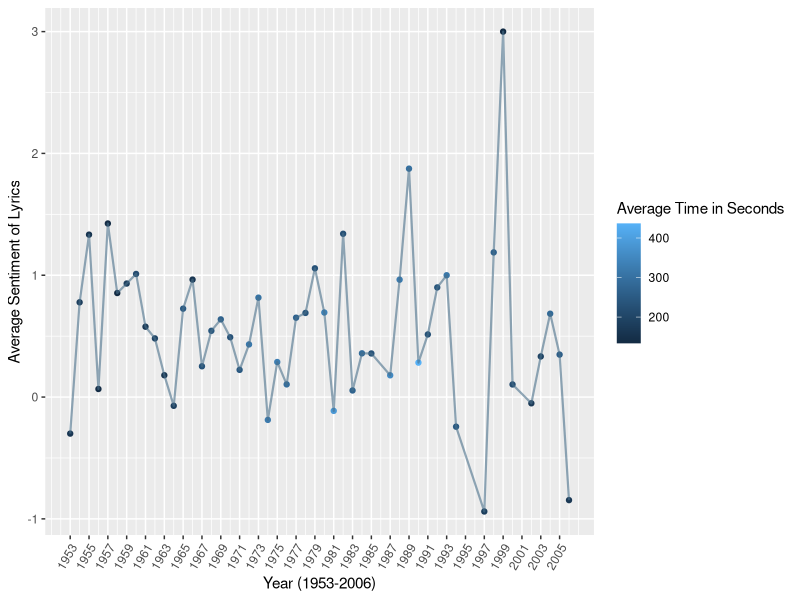
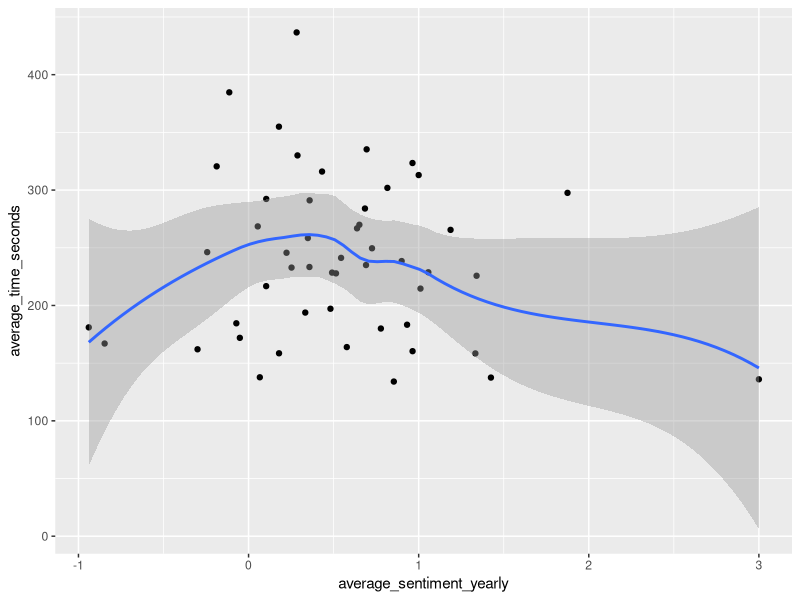
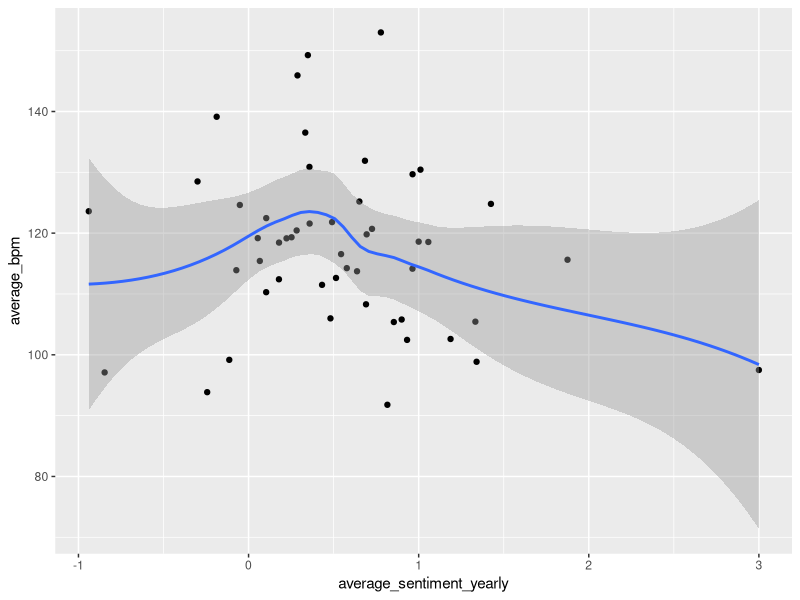
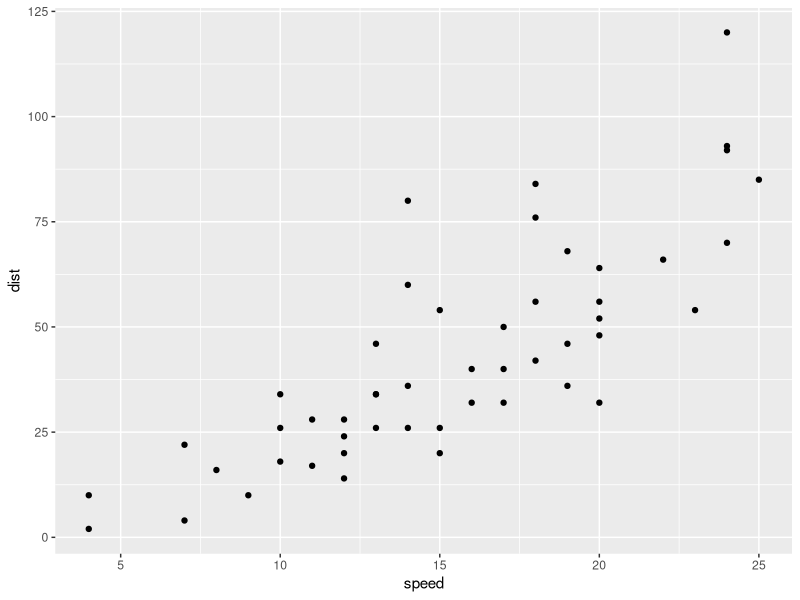
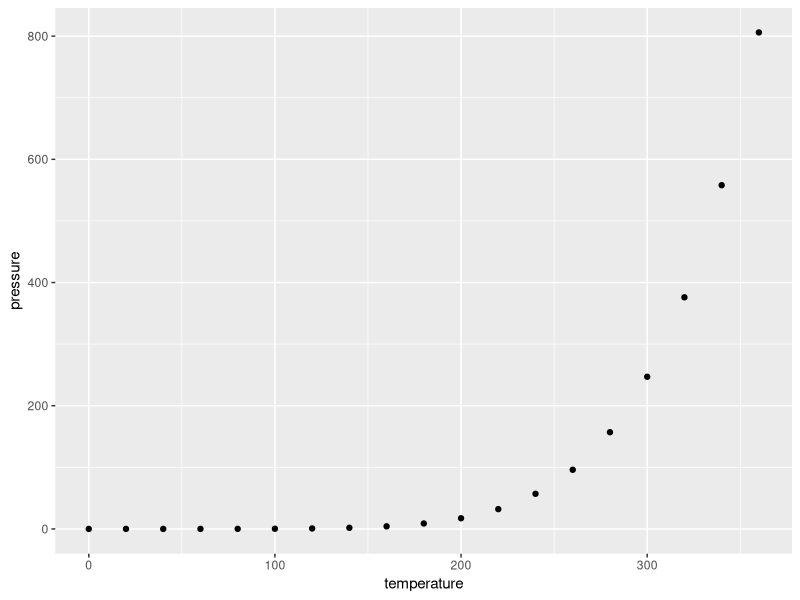
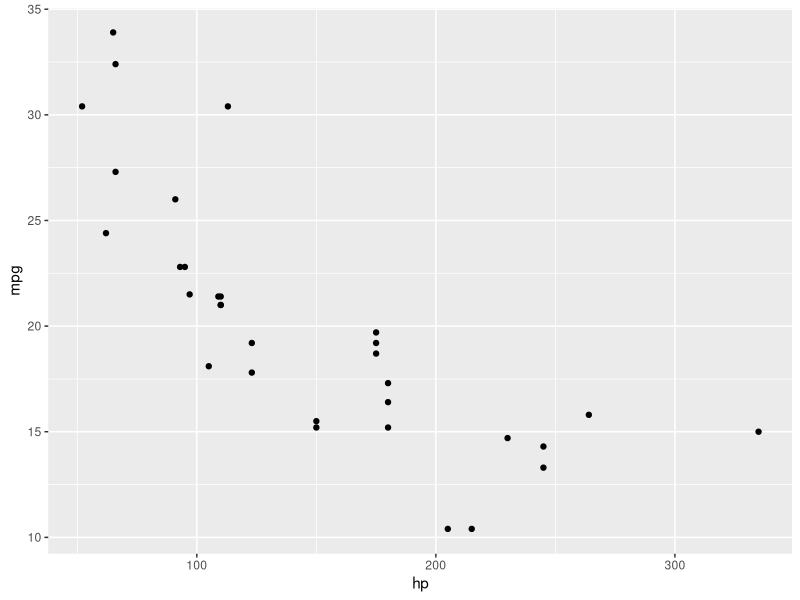

Write R code to recreate these figures, in order.
## ---- chunk 1
#| label: setup
#| include: false

# Improve digit display and NA display for kable tables
options(scipen = 1, knitr.kable.NA = "")

# Load necessary packages
library(tidyverse)
library(knitr)
library(kableExtra)
## ---- chunk 2
#| label: plot 2
#| include: true
#| fig-width: 8

sentiment_data = read_csv("data/sentiment_by_year.csv")

ggplot(sentiment_data, aes(x = year, y = average_sentiment_yearly)) +
  geom_point(aes(color = average_time_seconds)) +
  geom_line(color = "skyblue4", linewidth = 0.75, alpha = 0.6) +
  scale_x_continuous(breaks = seq(min(sentiment_data$year), 
                                  max(sentiment_data$year), by = 2)) +
  labs(x = "Year (1953-2006)", y = "Average Sentiment of Lyrics",
       color = "Average Time in Seconds") +
  theme(axis.text.x = element_text(angle = 60, hjust = 1))

## ---- chunk 3

ggplot(sentiment_data, aes(x = average_sentiment_yearly, y = average_time_seconds)) +
  geom_point() +
  geom_smooth()
## ---- chunk 4

ggplot(sentiment_data, aes(x = average_sentiment_yearly, y = average_bpm)) +
  geom_point() +
  geom_smooth()
## ---- chunk 5
#| fig-cap: "Image courtesy of giphy.com"
#| fig-align: center
#| out-width: 100%
#| fig-link: "https://giphy.com/gifs/insecurehbo-3og0IT6sIWd1eh7bJm"

include_graphics("https://i.giphy.com/3og0IT6sIWd1eh7bJm.webp")
## ---- chunk 6
#| label: tbl-layout
#| tbl-cap: "Two tables side-by-side"
#| tbl-subcap: 
#|   - "First three rows of cars dataset"
#|   - "First three rows of pressure dataset"
#| layout-ncol: 2

cars |> 
  slice(1:3) |> 
  kable()

pressure |> 
  slice(1:3) |> 
  kable()
## ---- chunk 7
#| label: fig-layout
#| fig-cap: "Three figures in a complex layout"
#| fig-subcap: 
#|   - "cars"
#|   - "pressure"
#|   - "mtcars"
#| layout: [[4, -1, 4], [1]] 

ggplot(cars, aes(speed, dist)) +
  geom_point()

ggplot(pressure, aes(temperature, pressure)) +
  geom_point()

ggplot(mtcars, aes(hp, mpg)) +
  geom_point()
